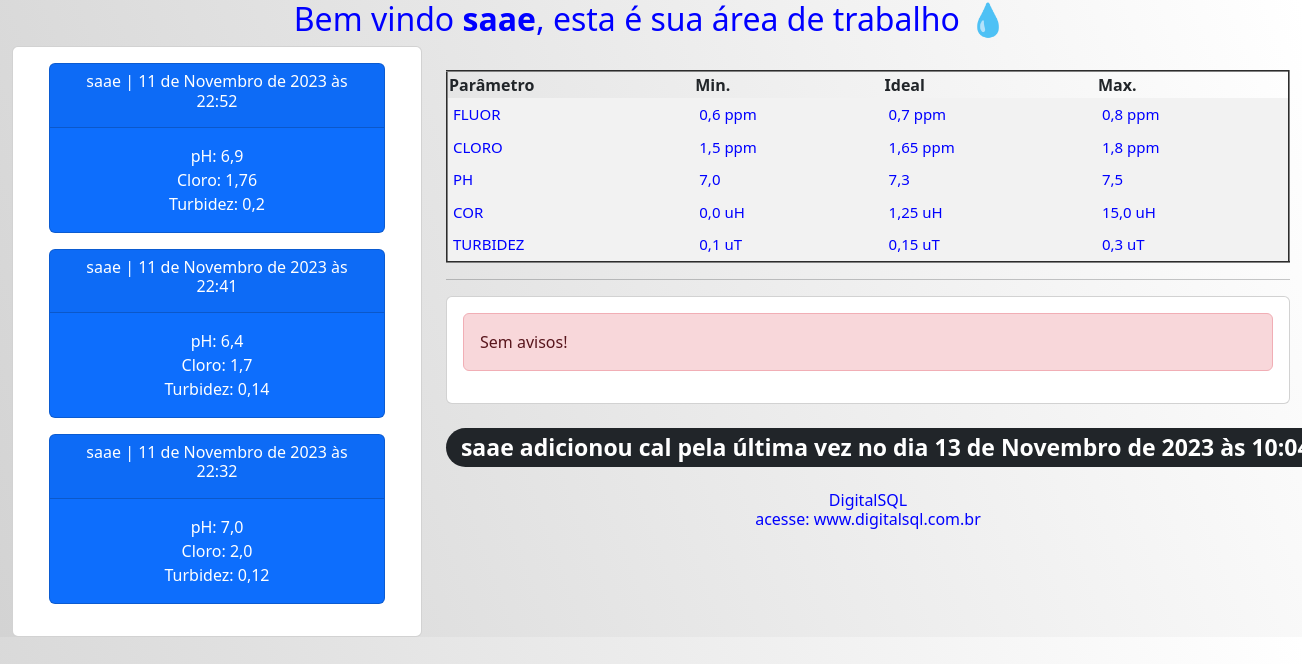
Before: /plataforma/ (signed in) with the older database file.
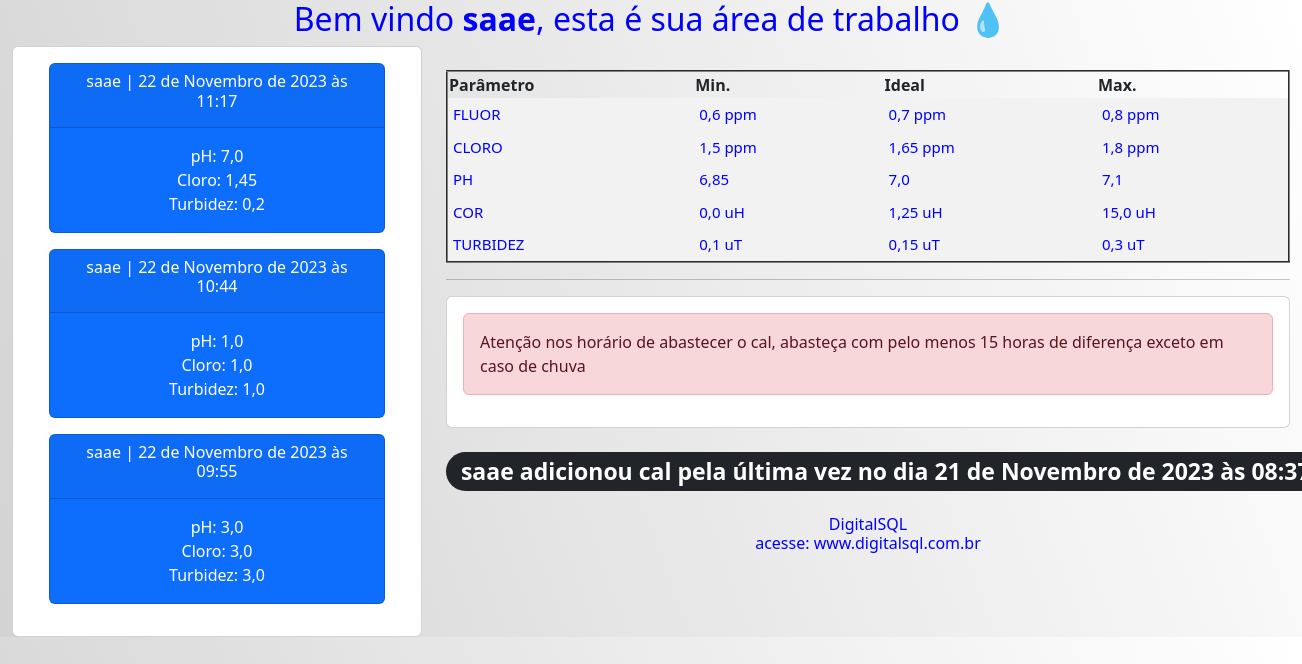
After: the same page with the newer database file.
### plataforma/models.py (models this page shows, shortened)
class Analise_Agua_tratada(models.Model):
    usuario = models.ForeignKey(User, on_delete=models.CASCADE)  # Campo para relacionar com o usuário
    cloro = models.FloatField()
    ph = models.FloatField()
    fluor = models.FloatField()
    cor = models.FloatField()
    turbidez = models.FloatField()
    relatorio = models.TextField()
    data_analise_agua = models.DateTimeField(default=timezone.now)

class Parametro(models.Model):
    fluor_min = models.FloatField()
    fluor_ideal = models.FloatField()
    fluor_max = models.FloatField()
    cloro_min = models.FloatField()
    cloro_ideal = models.FloatField()
    cloro_max = models.FloatField()
    cor_min = models.FloatField()
    cor_ideal = models.FloatField()
    cor_max = models.FloatField()
    ph_min = models.FloatField()
    ph_ideal = models.FloatField()
    ph_max = models.FloatField()
    turbidez_min = models.FloatField()
    turbidez_ideal = models.FloatField()
    turbidez_max = models.FloatField()
    parametro = models.TextField()

class OperadoresAviso(models.Model):
    aviso = models.TextField()
    def __str__(self):
        return self.aviso

class Cal_Quantidade(models.Model):
    quantidade = models.CharField(max_length=20)
    data = models.DateTimeField(default=timezone.now)
    operador = models.ForeignKey(User, on_delete=models.CASCADE)
    relatorio = models.TextField()

### plataforma/views.py (the view, shortened to what this page needs)
# urls.py: path('plataforma/', views.plataforma, name='plataforma'),
@login_required(login_url='operadores')
def plataforma(request):
    if request.method == 'GET':
        nome = request.user
        nome2 = request.user
        if hasattr(nome2, 'laboratorio'):
            esta_autorizado = nome2.laboratorio.autorizado
            print(esta_autorizado)
        else:
            esta_autorizado = False
            print(esta_autorizado)
        agua_tratada_grafico_vetor = []
        agua_tratada_grafico = Analise_Agua_tratada.objects.order_by('-id')[:3]
        for item in agua_tratada_grafico:
            agua_tratada_grafico_vetor.append(item)
        parametro = Parametro.objects.all()
        avisos = OperadoresAviso.objects.all()
        ultimo_operador = Cal_Quantidade.objects.last().operador
        ultimo_data = Cal_Quantidade.objects.last().data
        if len(avisos) > 0:
            return render(request, 'plataforma.html', {'nome': nome,
                                                       'agua_tratada_grafico_vetor': agua_tratada_grafico_vetor,
                                                       'avisos': avisos,
                                                       'parametro': parametro,
                                                       'ultimo_operador': ultimo_operador,
                                                       'ultimo_data': ultimo_data,
                                                       'esta_autorizado': esta_autorizado,
                                                       })
    elif request.method == 'POST':
        nome = request.user.username
        return render(request, 'plataforma.html', {'nome': nome,
                                                   })

### plataforma/templates/plataforma.html (shortened to what this page needs)
{% extends 'base.html' %}
{% load static %}
{% block head %}
    <link rel="stylesheet" href="{% static 'plataforma/css/plataforma.css' %}">
{% endblock %}
{% block bv %}
    <div class="bem-vindo">
        <h2>Bem vindo <b>{{ nome }}</b>, esta é sua área de trabalho &#x1F4A7</h2>
    </div>
{% endblock %}
{% block body %}
<div class="container-fluid">
  <div class="row">
    <div class="col-md-4">
        <div class="card">
        <div class="card-body">
            {% for dados in agua_tratada_grafico_vetor %}
            <center>
                    <div class="dados_grafico">
                    <div class="card text-bg-primary mb-3" style="max-width: 21rem;">
                    <div class="card-header"> <h6>{{ dados.usuario }} | {{ dados.data_analise_agua }}</h6></div>
                    <div class="card-body">
                        pH:  {{ dados.ph }}<br>
                        Cloro:  {{ dados.cloro }}<br>
                        Turbidez:  {{ dados.turbidez }}
                    </div>
                    </div>
                    </div>
            </center>
                {% endfor %}
        </div>
        </div>
    </div>
    <div class="col-md-8"><br>
        {% for item in parametro %}
        <table border="2">
        <tr>
            <th> Parâmetro</th>
            <th>Min.</th>
            <th>Ideal</th>
            <th>Max.</th>
        </tr>
        <tr>
            <td> FLUOR</td>
            <td>{{ item.fluor_min }} ppm</td>
            <td>{{ item.fluor_ideal }} ppm</td>
            <td>{{ item.fluor_max }} ppm</td>
        </tr>
        <tr>
            <td> CLORO</td>
            <td>{{ item.cloro_min }} ppm</td>
            <td>{{ item.cloro_ideal }} ppm</td>
            <td>{{ item.cloro_max }} ppm</td>
        </tr>
        <tr>
            <td> PH</td>
            <td>{{ item.ph_min }}</td>
            <td>{{ item.ph_ideal }}</td>
            <td>{{ item.ph_max }}</td>
        </tr>
        <tr>
            <td> COR</td>
            <td>{{ item.cor_min }} uH</td>
            <td>{{ item.cor_ideal }} uH</td>
            <td>{{ item.cor_max }} uH</td>
        </tr>
        <tr>
            <td> TURBIDEZ</td>
            <td>{{ item.turbidez_min }} uT</td>
            <td>{{ item.turbidez_ideal }} uT</td>
            <td>{{ item.turbidez_max }} uT</td>
        </tr>
    </table>
        {% endfor %}
<hr>
    {% if avisos %}
      <div class="card">
      <div class="card-body">
          <div class="alert alert-danger" role="alert">
           {% for msg in avisos %}
              {{ msg }}
           {% endfor %}
    {% endif %}
          </div>
      </div>
      </div><br>
<span class="badge rounded-pill text-bg-dark" style="font-size: 23px;">
    {{ultimo_operador}} adicionou cal pela última vez no dia {{ultimo_data}}
</span>
<br><br>
<center>
    <h6>
        <font color="blue">DigitalSQL<br>acesse: www.digitalsql.com.br</font>
    </h6>
</center>
    </div>
  </div>
</div>
{% endblock %}

Changed rows visible on the page:
no longer on this page (row unchanged): Analise_Agua_tratada: usuario "saae", data_analise_agua "11 de Novembro de 2023 às 22:52", ph "6,9", cloro "1,76", turbidez "0,2"
no longer on this page (row unchanged): Analise_Agua_tratada: usuario "saae", data_analise_agua "11 de Novembro de 2023 às 22:41", ph "6,4", cloro "1,7", turbidez "0,14"
no longer on this page (row unchanged): Analise_Agua_tratada: usuario "saae", data_analise_agua "11 de Novembro de 2023 às 22:32", ph "7,0", cloro "2,0", turbidez "0,12"
no longer on this page (row unchanged): Cal_Quantidade: data "13 de Novembro de 2023 às…"
added Analise_Agua_tratada: usuario "saae", data_analise_agua "22 de Novembro de 2023 às 11:17", ph "7,0", cloro "1,45", turbidez "0,2"
added Analise_Agua_tratada: usuario "saae", data_analise_agua "22 de Novembro de 2023 às 10:44", ph "1,0", cloro "1,0", turbidez "1,0"
added Analise_Agua_tratada: usuario "saae", data_analise_agua "22 de Novembro de 2023 às 09:55", ph "3,0", cloro "3,0", turbidez "3,0"
changed Parametro: ph_min "7,0" → "6,85"; ph_ideal "7,3" → "7,0"; ph_max "7,5" → "7,1"
changed OperadoresAviso: aviso "Sem avisos!" → "Atenção nos horário de abastecer o cal, abasteça com pelo menos 15 horas de diferença exceto em caso de chuva"
added Cal_Quantidade: data "21 de Novembro de 2023 às…"
